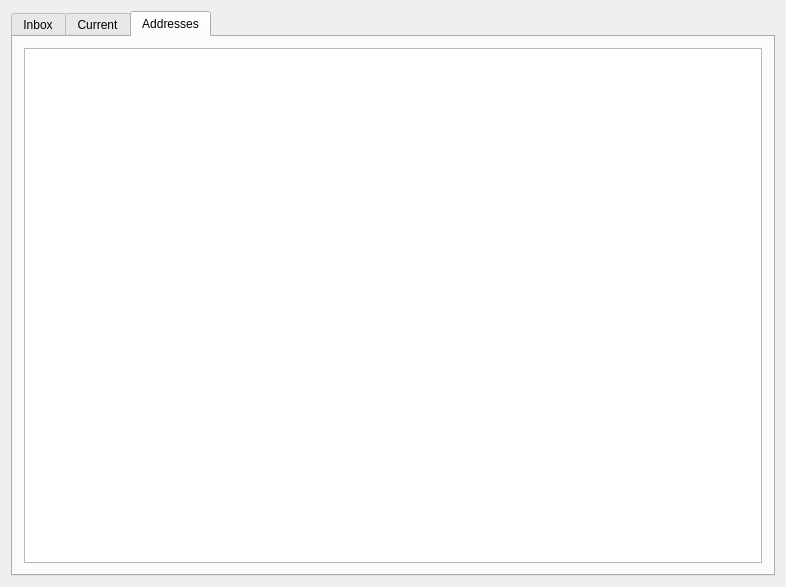
<?xml version="1.0" encoding="UTF-8"?>
<ui version="4.0">
 <class>Widget</class>
 <widget class="QWidget" name="Widget">
  <property name="geometry">
   <rect>
    <x>0</x>
    <y>0</y>
    <width>786</width>
    <height>587</height>
   </rect>
  </property>
  <property name="windowTitle">
   <string>Widget</string>
  </property>
  <layout class="QGridLayout" name="gridLayout_3">
   <item row="0" column="0">
    <layout class="QVBoxLayout" name="verticalLayout_2">
     <item>
      <widget class="QTabWidget" name="tabWidget">
       <property name="currentIndex">
        <number>2</number>
       </property>
       <widget class="QWidget" name="tab">
        <attribute name="title">
         <string>Inbox</string>
        </attribute>
       </widget>
       <widget class="QWidget" name="tab_2">
        <attribute name="title">
         <string>Current</string>
        </attribute>
        <layout class="QGridLayout" name="gridLayout">
         <item row="0" column="0">
          <layout class="QVBoxLayout" name="verticalLayout">
           <property name="sizeConstraint">
            <enum>QLayout::SetDefaultConstraint</enum>
           </property>
           <item>
            <widget class="QLabel" name="label">
             <property name="font">
              <font>
               <pointsize>18</pointsize>
              </font>
             </property>
             <property name="text">
              <string>Recepient</string>
             </property>
            </widget>
           </item>
           <item>
            <widget class="QLineEdit" name="lineEditDestinataire">
             <property name="font">
              <font>
               <pointsize>18</pointsize>
              </font>
             </property>
            </widget>
           </item>
           <item>
            <widget class="QLabel" name="label_2">
             <property name="font">
              <font>
               <pointsize>18</pointsize>
              </font>
             </property>
             <property name="text">
              <string>Text</string>
             </property>
            </widget>
           </item>
           <item>
            <widget class="QLineEdit" name="lineEditTexte">
             <property name="font">
              <font>
               <pointsize>18</pointsize>
              </font>
             </property>
            </widget>
           </item>
           <item>
            <widget class="QPushButton" name="pushButton">
             <property name="font">
              <font>
               <pointsize>18</pointsize>
              </font>
             </property>
             <property name="text">
              <string>Send</string>
             </property>
            </widget>
           </item>
           <item>
            <spacer name="verticalSpacer">
             <property name="font">
              <font>
               <pointsize>18</pointsize>
              </font>
             </property>
             <property name="orientation">
              <enum>Qt::Vertical</enum>
             </property>
             <property name="sizeHint" stdset="0">
              <size>
               <width>20</width>
               <height>40</height>
              </size>
             </property>
            </spacer>
           </item>
          </layout>
         </item>
        </layout>
       </widget>
       <widget class="QWidget" name="tab_3">
        <attribute name="title">
         <string>Addresses</string>
        </attribute>
        <layout class="QGridLayout" name="gridLayout_2">
         <item row="0" column="0">
          <widget class="QListWidget" name="listWidget"/>
         </item>
        </layout>
       </widget>
      </widget>
     </item>
    </layout>
   </item>
  </layout>
 </widget>
 <layoutdefault spacing="6" margin="11"/>
 <resources/>
 <connections/>
</ui>
